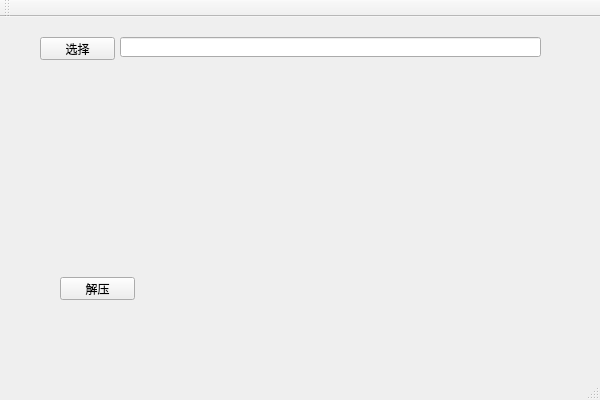
<?xml version="1.0" encoding="UTF-8"?>
<ui version="4.0">
 <class>XFPKUnPackerClass</class>
 <widget class="QMainWindow" name="XFPKUnPackerClass">
  <property name="geometry">
   <rect>
    <x>0</x>
    <y>0</y>
    <width>600</width>
    <height>400</height>
   </rect>
  </property>
  <property name="windowTitle">
   <string>XFPKUnPacker</string>
  </property>
  <widget class="QWidget" name="centralWidget">
   <widget class="QPushButton" name="BtnOpenFPK">
    <property name="geometry">
     <rect>
      <x>40</x>
      <y>20</y>
      <width>75</width>
      <height>23</height>
     </rect>
    </property>
    <property name="text">
     <string>选择</string>
    </property>
   </widget>
   <widget class="QLineEdit" name="lineEdit">
    <property name="geometry">
     <rect>
      <x>120</x>
      <y>20</y>
      <width>421</width>
      <height>20</height>
     </rect>
    </property>
   </widget>
   <widget class="QPushButton" name="BtnUnPack">
    <property name="geometry">
     <rect>
      <x>60</x>
      <y>260</y>
      <width>75</width>
      <height>23</height>
     </rect>
    </property>
    <property name="text">
     <string>解压</string>
    </property>
   </widget>
  </widget>
  <widget class="QMenuBar" name="menuBar">
   <property name="geometry">
    <rect>
     <x>0</x>
     <y>0</y>
     <width>600</width>
     <height>23</height>
    </rect>
   </property>
  </widget>
  <widget class="QToolBar" name="mainToolBar">
   <attribute name="toolBarArea">
    <enum>TopToolBarArea</enum>
   </attribute>
   <attribute name="toolBarBreak">
    <bool>false</bool>
   </attribute>
  </widget>
  <widget class="QStatusBar" name="statusBar"/>
 </widget>
 <layoutdefault spacing="6" margin="11"/>
 <resources>
  <include location="xfpkunpacker.qrc"/>
 </resources>
 <connections/>
</ui>
